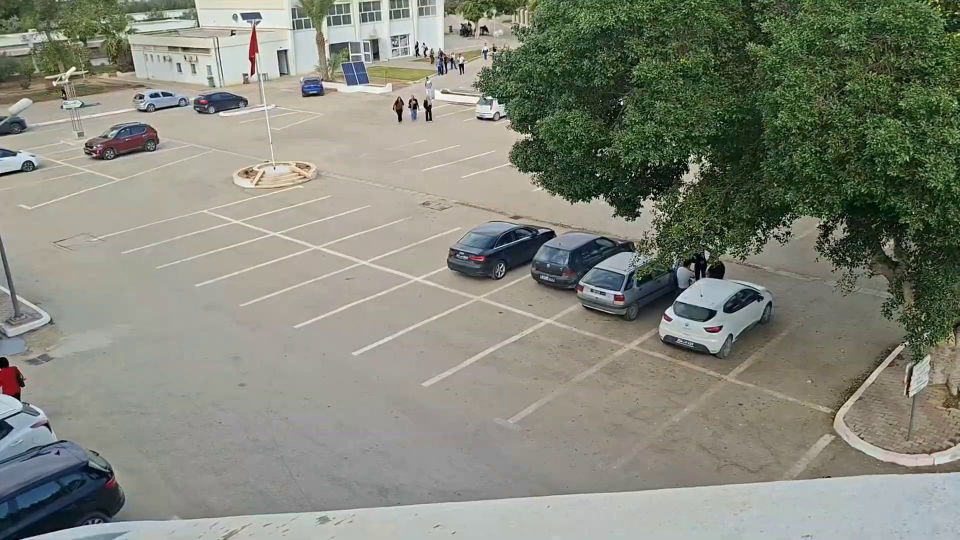
#> input picture reference_frame.jpg, 1920 x 1080 px, given in place of video.mp4, which was not available (shown at 1/2 size)
$ python nuit.py
#> lines starting #> are read from the running program, lines starting #| are printed output that depends on the picture; pictures that were not available may be replaced by others from this repository, and a replacement may not be noted
import cv2
import numpy as np
from scipy.ndimage import gaussian_filter

# ========== CONFIGURATION ==========
INPUT_VIDEO = "video.mp4"
OUTPUT_VIDEO = "video_night_ultra_realistic.mp4"

# Profils prédéfinis (choisir un)
NIGHT_PROFILE = "realistic"  # Options: "realistic", "deep_night", "twilight", "security_cam"

PROFILES = {
    "realistic": {
        "brightness": -65,
        "contrast": 0.75,
        "gamma": 0.65,
        "blue_shift": 15,
        "saturation": 0.5,
        "vignette": 0.3,
        "bloom_threshold": 200,
        "bloom_intensity": 1.5,
        "noise": 3,
        "shadow_enhance": 1.4
    },
    "deep_night": {
        "brightness": -85,
        "contrast": 0.6,
        "gamma": 0.5,
        "blue_shift": 25,
        "saturation": 0.3,
        "vignette": 0.5,
        "bloom_threshold": 180,
        "bloom_intensity": 2.0,
        "noise": 6,
        "shadow_enhance": 1.6
    },
    "twilight": {
        "brightness": -45,
        "contrast": 0.85,
        "gamma": 0.75,
        "blue_shift": 10,
        "saturation": 0.65,
        "vignette": 0.2,
        "bloom_threshold": 210,
        "bloom_intensity": 1.2,
        "noise": 2,
        "shadow_enhance": 1.2
    },
    "security_cam": {
        "brightness": -70,
        "contrast": 0.9,
        "gamma": 0.6,
        "blue_shift": 5,
        "saturation": 0.2,
        "vignette": 0.4,
        "bloom_threshold": 190,
        "bloom_intensity": 1.8,
        "noise": 8,
        "shadow_enhance": 1.5
    }
}

# ========== FONCTIONS AVANCÉES ==========

def apply_gamma_correction(image, gamma=1.0):
    """Correction gamma avec lookup table optimisée"""
    inv_gamma = 1.0 / gamma
    table = np.array([((i / 255.0) ** inv_gamma) * 255
                      for i in range(256)]).astype("uint8")
    return cv2.LUT(image, table)

def enhance_shadows(image, factor=1.5):
    """Accentue les ombres pour effet nocturne naturel"""
    lab = cv2.cvtColor(image, cv2.COLOR_BGR2LAB).astype(np.float32)
    l_channel = lab[:, :, 0]

    # Compression non-linéaire des zones sombres
    l_channel = np.where(l_channel < 128,
                         l_channel / factor,
                         l_channel)

    lab[:, :, 0] = np.clip(l_channel, 0, 255)
    return cv2.cvtColor(lab.astype(np.uint8), cv2.COLOR_LAB2BGR)

def apply_blue_temperature_shift(image, intensity=15):
    """Simule la température de couleur froide nocturne"""
    shifted = image.astype(np.float32)

    # Augmente bleu, réduit rouge/jaune
    shifted[:, :, 0] += intensity          # Plus de bleu
    shifted[:, :, 1] -= intensity * 0.3    # Moins de vert
    shifted[:, :, 2] -= intensity * 0.5    # Moins de rouge

    return np.clip(shifted, 0, 255).astype(np.uint8)

def adjust_saturation_adaptive(image, factor=0.5):
    """Désaturation adaptative (préserve les zones lumineuses)"""
    hsv = cv2.cvtColor(image, cv2.COLOR_BGR2HSV).astype(np.float32)
    v_channel = hsv[:, :, 2]

    # Les zones sombres perdent plus de saturation
    saturation_map = np.clip(v_channel / 255.0, 0.3, 1.0)
    hsv[:, :, 1] *= (factor * saturation_map)
    hsv[:, :, 1] = np.clip(hsv[:, :, 1], 0, 255)

    return cv2.cvtColor(hsv.astype(np.uint8), cv2.COLOR_HSV2BGR)

def create_vignette(image, intensity=0.3):
    """Crée un vignettage naturel (assombrissement des bords)"""
    h, w = image.shape[:2]

    # Masque radial gaussien
    center_x, center_y = w // 2, h // 2
    Y, X = np.ogrid[:h, :w]
    dist = np.sqrt((X - center_x)**2 + (Y - center_y)**2)
    max_dist = np.sqrt(center_x**2 + center_y**2)

    vignette_mask = 1 - (dist / max_dist) * intensity
    vignette_mask = np.clip(vignette_mask, 0, 1)

    # Applique le masque
    vignetted = image.astype(np.float32)
    for i in range(3):
        vignetted[:, :, i] *= vignette_mask

    return np.clip(vignetted, 0, 255).astype(np.uint8)

def apply_light_bloom(image, threshold=200, intensity=1.5):
    """Simule le halo lumineux autour des sources de lumière"""
    # Extraction des zones très lumineuses
    gray = cv2.cvtColor(image, cv2.COLOR_BGR2GRAY)
    bright_mask = np.where(gray > threshold, gray, 0).astype(np.float32)

    # Flou gaussien pour créer le halo
    bloom = cv2.GaussianBlur(bright_mask, (21, 21), 0)
    bloom = (bloom / 255.0) * intensity

    # Ajoute le bloom à l'image
    bloomed = image.astype(np.float32)
    for i in range(3):
        bloomed[:, :, i] += bloom * 255

    return np.clip(bloomed, 0, 255).astype(np.uint8)

def add_film_grain(image, intensity=5):
    """Ajoute un grain réaliste de type caméra nocturne"""
    # Bruit gaussien avec distribution non-uniforme
    noise = np.random.normal(0, intensity, image.shape).astype(np.float32)

    # Plus de bruit dans les zones sombres
    gray = cv2.cvtColor(image, cv2.COLOR_BGR2GRAY).astype(np.float32)
    noise_factor = 1 + (1 - gray / 255.0) * 0.5
    noise *= noise_factor[:, :, np.newaxis]

    noisy = image.astype(np.float32) + noise
    return np.clip(noisy, 0, 255).astype(np.uint8)

def apply_subtle_color_grading(image):
    """Color grading subtil type cinéma nocturne"""
    # Conversion en LAB pour manipulation perceptuelle
    lab = cv2.cvtColor(image, cv2.COLOR_BGR2LAB).astype(np.float32)

    # Compression légère des hautes lumières
    l_channel = lab[:, :, 0]
    l_channel = np.where(l_channel > 180,
                         180 + (l_channel - 180) * 0.6,
                         l_channel)

    # Shift vers bleu-cyan dans les mid-tones
    a_channel = lab[:, :, 1] - 3
    b_channel = lab[:, :, 2] - 5

    lab[:, :, 0] = l_channel
    lab[:, :, 1] = np.clip(a_channel, 0, 255)
    lab[:, :, 2] = np.clip(b_channel, 0, 255)

    return cv2.cvtColor(lab.astype(np.uint8), cv2.COLOR_LAB2BGR)

# ========== PIPELINE PRINCIPAL ==========

def process_frame_to_night(frame, profile):
    """Pipeline complet de transformation nuit ultra-réaliste"""

    # 1. Ajustement de base (luminosité + contraste)
    night = cv2.convertScaleAbs(frame, alpha=profile["contrast"],
                                beta=profile["brightness"])

    # 2. Correction gamma (assombrissement naturel)
    night = apply_gamma_correction(night, profile["gamma"])

    # 3. Accentuation des ombres
    night = enhance_shadows(night, profile["shadow_enhance"])

    # 4. Shift de température couleur (bleu nocturne)
    night = apply_blue_temperature_shift(night, profile["blue_shift"])

    # 5. Désaturation adaptative
    night = adjust_saturation_adaptive(night, profile["saturation"])

    # 6. Bloom sur sources lumineuses (lampadaires, phares)
    night = apply_light_bloom(night, profile["bloom_threshold"],
                             profile["bloom_intensity"])

    # 7. Vignettage naturel
    night = create_vignette(night, profile["vignette"])

    # 8. Color grading cinématique
    night = apply_subtle_color_grading(night)

    # 9. Grain de film/bruit caméra
    if profile["noise"] > 0:
        night = add_film_grain(night, profile["noise"])

    return night

# ========== TRAITEMENT VIDÉO ==========

profile = PROFILES[NIGHT_PROFILE]

cap = cv2.VideoCapture(INPUT_VIDEO)
if not cap.isOpened():
    raise Exception(f"❌ Impossible d'ouvrir {INPUT_VIDEO}")

width = int(cap.get(cv2.CAP_PROP_FRAME_WIDTH))
height = int(cap.get(cv2.CAP_PROP_FRAME_HEIGHT))
fps = cap.get(cv2.CAP_PROP_FPS)
total_frames = int(cap.get(cv2.CAP_PROP_FRAME_COUNT))

# Encodeur H.264 haute qualité
fourcc = cv2.VideoWriter_fourcc(*"avc1")
out = cv2.VideoWriter(OUTPUT_VIDEO, fourcc, fps, (width, height))

print(f"🌙 Conversion ultra-réaliste en mode : {NIGHT_PROFILE.upper()}")
print(f"📐 {width}x{height} @ {fps} FPS | {total_frames} frames")
print("=" * 60)

frame_count = 0

while True:
    ret, frame = cap.read()
#> frame is the input picture: shape (1080, 1920, 3); mean B, G, R 121.6, 134, 131.2
    if not ret:
        break

    frame_count += 1

    # Appliquer le pipeline nocturne
    night_frame = process_frame_to_night(frame, profile)
#> in apply_blue_temperature_shift, `shifted[:, :, 0] += intensity`:
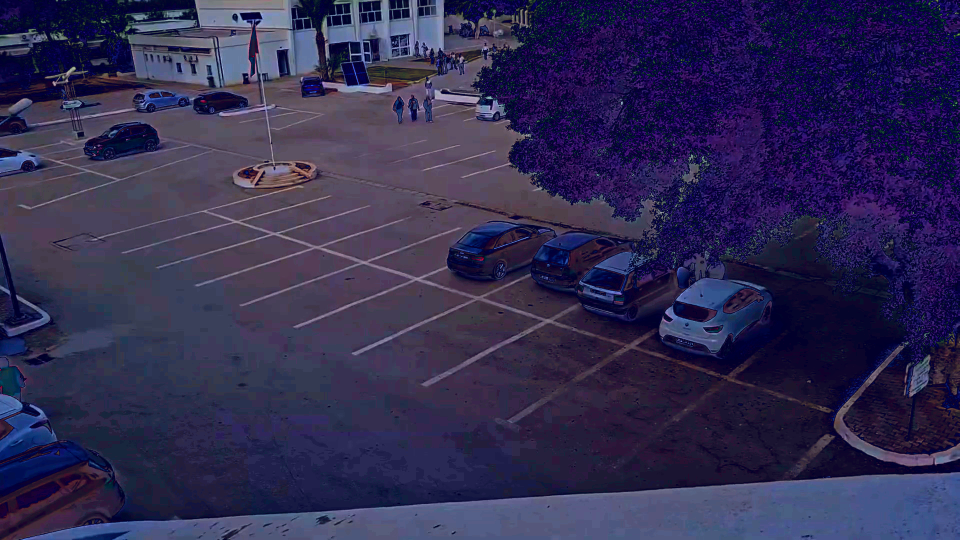
#> shifted: shape (1080, 1920, 3) float32 (shown at 1/2 size); mean B, G, R 27.9, 14.9, 16.6; drawn with min black and max white
#> in adjust_saturation_adaptive, `hsv[:, :, 1] *= (factor * saturation_map)`:
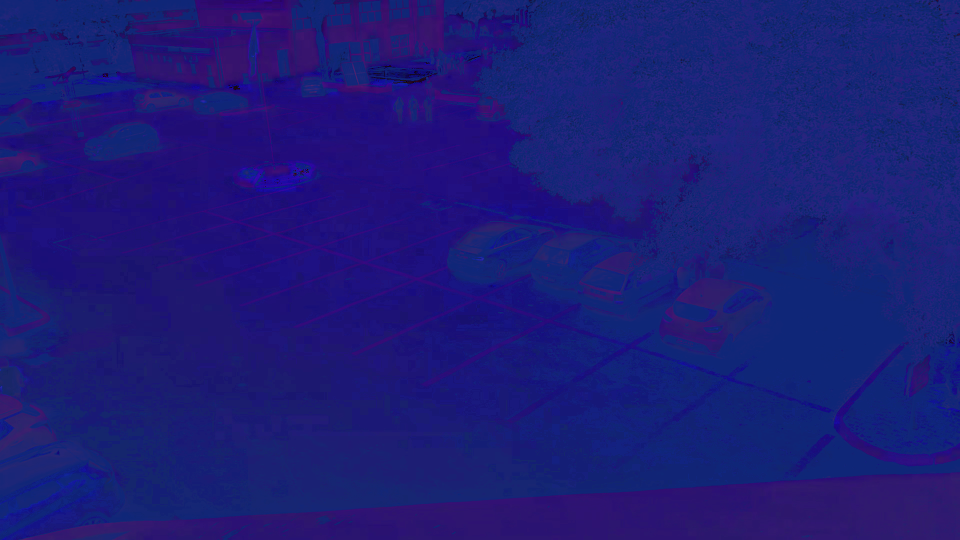
#> hsv: shape (1080, 1920, 3) float32 (shown at 1/2 size); mean B, G, R 119.1, 28.3, 27.9
#> in apply_light_bloom, `bright_mask = np.where(gray > threshold, gray, 0).astype(np.float32)`: bright_mask: shape (1080, 1920) float32; every value is 0
#> after the loop in create_vignette, `for i in range(3):`:
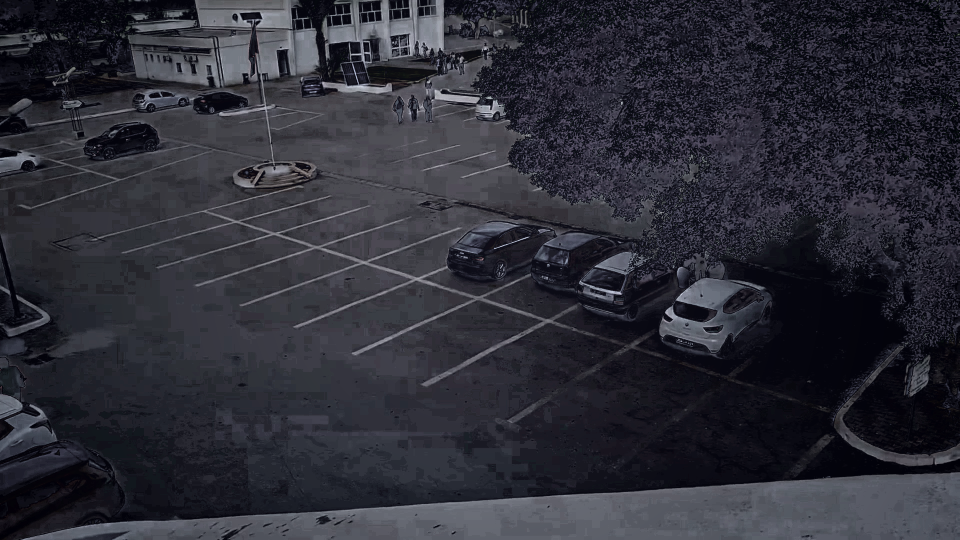
#> vignetted: shape (1080, 1920, 3) float32 (shown at 1/2 size); mean B, G, R 23.4, 20.9, 20.8; drawn with min black and max white
#> in apply_subtle_color_grading, `return cv2.cvtColor(lab.astype(np.uint8), cv2.COLOR_LAB2BGR)`:
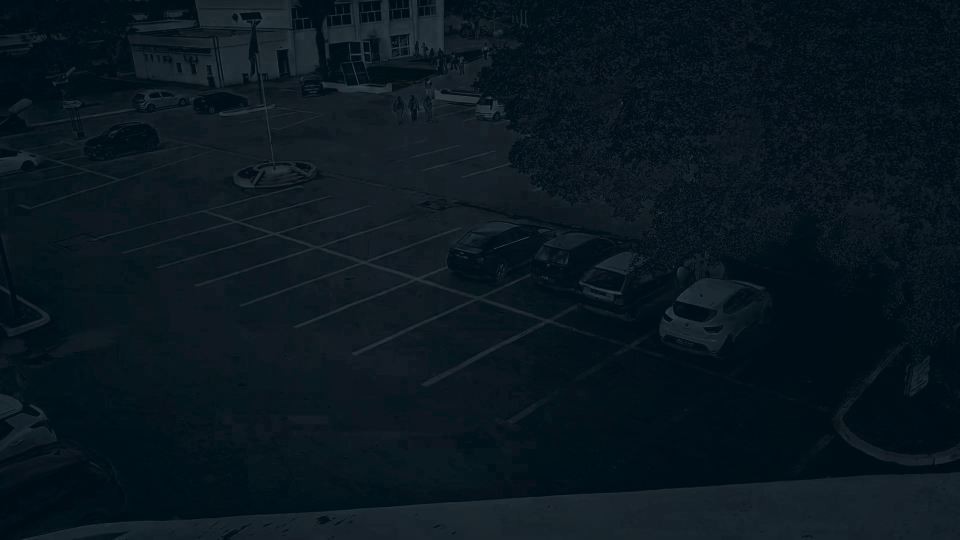
#> returned value: shape (1080, 1920, 3) (shown at 1/2 size); mean B, G, R 30.3, 22.3, 9.7
#> in add_film_grain, `noise_factor = 1 + (1 - gray / 255.0) * 0.5`:
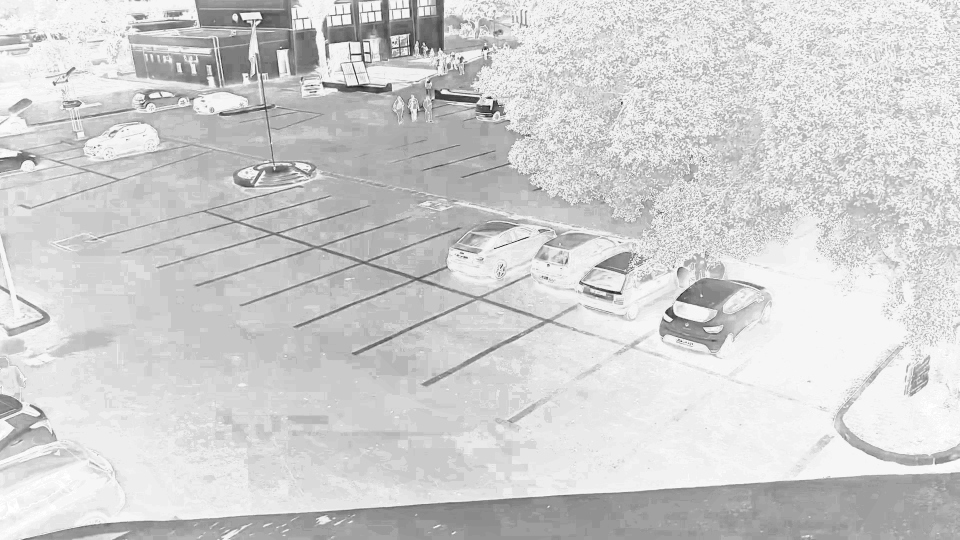
#> noise_factor: shape (1080, 1920) float32 (shown at 1/2 size); min 1.36, max 1.48, mean 1.46; drawn with min black and max white
#> in add_film_grain, `noise *= noise_factor[:, :, np.newaxis]`:
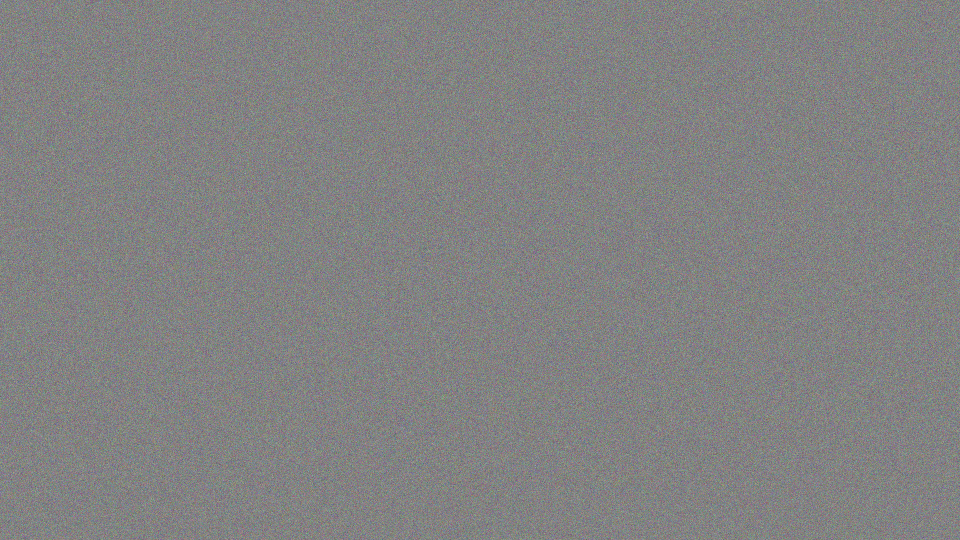
#> noise: shape (1080, 1920, 3) float32 (shown at 1/2 size); mean of channels 0, 1, 2 0, 0, 0; drawn with min black and max white
#> in add_film_grain, `noisy = image.astype(np.float32) + noise`:
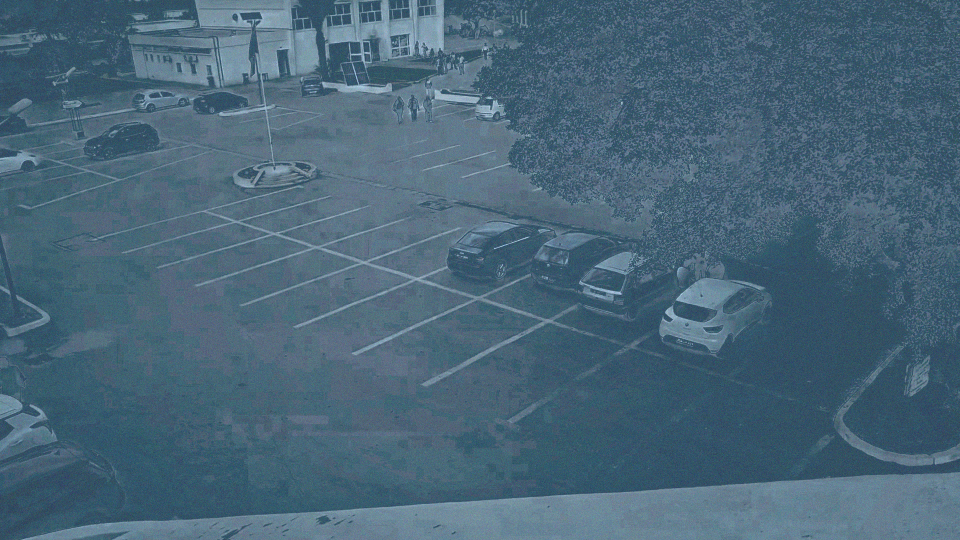
#> noisy: shape (1080, 1920, 3) float32 (shown at 1/2 size); mean B, G, R 30.3, 22.3, 9.7; drawn with min black and max white

    out.write(night_frame)

    # Barre de progression
    if frame_count % 30 == 0 or frame_count == total_frames:
        progress = (frame_count / total_frames) * 100
        bar_length = 40
        filled = int(bar_length * frame_count // total_frames)
        bar = "█" * filled + "░" * (bar_length - filled)
        print(f"\r⏳ [{bar}] {progress:.1f}% ({frame_count}/{total_frames})", end="")

print(f"\n\n✅ Vidéo nocturne ultra-réaliste créée : {OUTPUT_VIDEO}")
print(f"🎬 Profil utilisé : {NIGHT_PROFILE}")
print(f"📊 {frame_count} frames traitées avec succès")

cap.release()
out.release()
